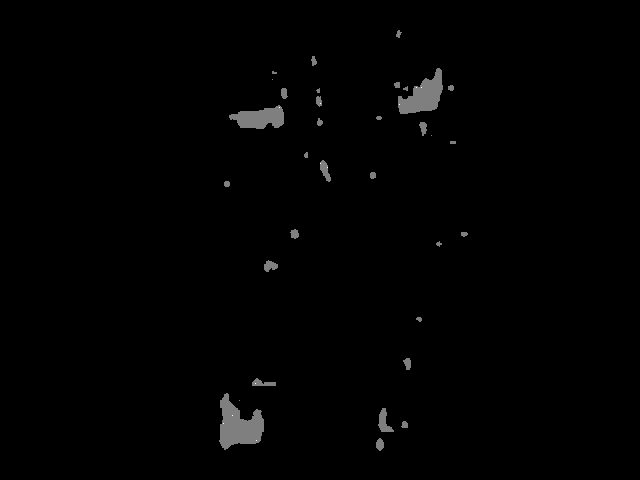
#> input picture ros2_ws/src/turtle_hardware/turtle_hardware/video/07_14_2025_19_02_35/depth/frame12.jpg, 640 x 480 px, given as the content of the folder /home/ranger/04_14_2025_05_06_13_success/left, which was not available
$ jupyter execute --allow-errors create_animation.ipynb   (shell and % lines are left out)   (older library calls are emulated)   (text cells are left out)
#> lines starting #> are read from the running program, lines starting #| are printed output that depends on the picture; after the words box and inside, x2 and y2 are one past the last pixel; in counts of white or black regions, pixels touching at a corner belong together; pictures that were not available may be replaced by others from this repository, and a replacement may not be noted
[cell 1]
import os
import re
import cv2
import yaml
import glob
import json
from pathlib import Path
from PIL import Image
import numpy as np
from tkinter import filedialog
import tkinter as tk
from tqdm import tqdm  # For progress bars (install with pip install tqdm if needed)
from pathlib import Path
print(f"OpenCV version: {cv2.__version__}")
print(f"NumPy version: {np.__version__}")
np.set_printoptions(precision=2, suppress=True)  # neat printing

[cell 2]
# [70 lines left out: functions create_gif_pillow, create_mp4_opencv, not called in this run]

[cell 3]
# Your specific folder path
submodule = os.path.expanduser("~") + "/drl-turtle/ros2_ws/src/turtle_hardware/turtle_hardware/video/"
folder_name= "08_19_2025_11_31_41_Medium_Turtle_Track"
input_folder = submodule + folder_name + "/track/Tracker-result"
output_folder = submodule + folder_name + "/track/animations/"
os.makedirs(output_folder, exist_ok=True)
# Check if folder exists
#> (the rest of this cell did not finish here and is left out)

[cell 4]
# Your specific folder path
submodule = os.path.expanduser("~") + "/drl-turtle/ros2_ws/src/turtle_hardware/turtle_hardware/video/"

    # Find all folders starting with "08_19_2025"
folders_to_process = []
if os.path.exists(submodule):
    for folder in os.listdir(submodule):
        if folder.startswith("08_19_2025") and os.path.isdir(os.path.join(submodule, folder)):
            folders_to_process.append(folder)

#> (the rest of this cell did not finish here and is left out)

[cell 5]
# [5 lines left out: function natural_sort_key, not called in this run]

def create_video_from_images(image_folder, output_path, fps=15, extension="jpg"):
    """
    Create a video from a folder of images

    Args:
        image_folder (str): Path to folder containing images
        output_path (str): Path where to save the output video
        fps (int): Frames per second for the output video
        extension (str): File extension of the images to use

    Returns:
        bool: True if successful, False otherwise
    """
    # Check if folder exists
    if not os.path.exists(image_folder):
        print(f"Error: Directory '{image_folder}' not found.")
        return False

    # Find all image files in the directory
    image_files = glob.glob(os.path.join(image_folder, f"*.{extension}"))

    if not image_files:
        print(f"Error: No {extension} files found in '{image_folder}'")
        return False

    # Sort files naturally
    image_files.sort(key=natural_sort_key)
    print(f"Found {len(image_files)} images in '{image_folder}'")

    # Read first image to get dimensions
    first_image = cv2.imread(image_files[0])
    if first_image is None:
        print(f"Error: Could not read image '{image_files[0]}'")
        return False

    height, width, channels = first_image.shape

    # Define the codec and create VideoWriter object
    fourcc = cv2.VideoWriter_fourcc(*'mp4v')  # Use 'XVID' for .avi format
    video_writer = cv2.VideoWriter(output_path, fourcc, fps, (width, height))

    # Process each image
    print(f"Creating video: {output_path}")
    for image_file in tqdm(image_files):
        image = cv2.imread(image_file)
        if image is not None:
            video_writer.write(image)

    # Release the video writer
    video_writer.release()
    print(f"Video saved to {output_path}")

    return True

# [79 lines left out: functions create_stereo_videos, interactive_stitch, not called in this run]

def stitch_left_right_images(left_image_folder, right_image_folder, output_dir):
    """
    Stitch left and right images side by side

    Args:
        left_image_path (str): Path to the left image
        right_image_path (str): Path to the right image
        output_dir (str): Path to save the stitched image

    Returns:
        bool: True if successful, False otherwise
    """
    extension = "jpg"
    if not os.path.exists(left_image_folder):
        print(f"Error: Directory '{left_image_folder}' not found.")
        return False
    os.makedirs(output_dir, exist_ok=True)


    left_image_files = glob.glob(os.path.join(left_image_folder, "*.jpg"))
    right_image_files = glob.glob(os.path.join(right_image_folder, "*.jpg"))
    # Check if folders exist
    if not left_image_files:
        print(f"Error: No jpg files found in '{left_image_files}'")
        return False

    # Sort files naturally
    left_image_files.sort(key=natural_sort_key)
    right_image_files.sort(key=natural_sort_key)
    print(f"Found {len(left_image_files)} left images and {len(right_image_files)} right images")
    for left_img, right_img in zip(left_image_files, right_image_files):
        # print(f"Stitching {left_img} and {right_img}")
        # Read images
        left_image = cv2.imread(left_img)
        right_image = cv2.imread(right_img)

        if left_image is None or right_image is None:
            print("Error: Could not read one or both images.")
            return False

        stitched_image = interactive_stitch(left_image, right_image)

        # Save the stitched image
        output_path = os.path.join(output_dir, f"stitched_{os.path.basename(left_img)}")
        cv2.imwrite(output_path, stitched_image)
        print(f"Stitched image saved to {output_path}")

[cell 6]
root = tk.Tk()
root.withdraw()  # Hide the main window

# [8 lines of commented-out code are left out]
folder_path = '/home/ranger/tortuga_jan_data/jan_30_OA/video/01_30_2026_11_25_34'
if folder_path:  # Check if a file was selected
    # Convert to Path object for easier manipulation
    folder_path_obj = Path(folder_path)
    left_dir = folder_path_obj / "left"
    right_dir = folder_path_obj / "right"
    print("Selected folder:", folder_path)
else:
    print("No folder selected")
    folder_path = ""
    npz_filename = ""

output_folder = folder_path + "/stitched/"
os.makedirs(output_folder, exist_ok=True)
stitch_left_right_images(left_dir, right_dir, output_folder)
print("Stitching completed.")

[cell 7]
# input_folder = '/home/ranger/drl-turtle/ros2_ws/src/turtle_hardware/turtle_hardware/video/09_04_2025_NEA_video/04_16_2025_02_50_39/stitched'
input_folder = '/home/ranger/04_14_2025_05_06_13_success/stitched'
create_video_from_images(input_folder, input_folder + "/stitched_video.mp4", fps=15, extension="jpg")

[cell 8]
from pathlib import Path
import os

# Parent directory containing all trial folders
parent_dir = Path('/home/ranger/tortuga_april_data/video')

# Find all trial folders (any folder with 'left' and 'right' subdirectories)
trial_folders = []
for item in parent_dir.iterdir():
    if item.is_dir():
        if (item / 'left').exists() and (item / 'right').exists():
            trial_folders.append(item)

print(f"Found {len(trial_folders)} trial folders to process:\n")
for folder in trial_folders:
    print(f"  - {folder.name}")

for folder_path_obj in trial_folders:
    print(f"\n{'='*70}")
    print(f"Processing: {folder_path_obj.name}")
    print(f"{'='*70}")

    left_dir = folder_path_obj / "left"
    right_dir = folder_path_obj / "right"
    output_folder = folder_path_obj / "stitched"

    # Check if stitched folder already has images
    if output_folder.exists():
        existing_images = list(output_folder.glob("*.jpg"))
        if len(existing_images) > 0:
            print(f"⏭️  Skipping - stitched folder already contains {len(existing_images)} images")
            continue

    # Create output folder
    os.makedirs(output_folder, exist_ok=True)

    # Stitch images
    stitch_left_right_images(left_dir, right_dir, output_folder)

    print(f"✅ Stitching completed for {folder_path_obj.name}")

[cell 9]
import numpy as np
import cv2
import re
import glob
print(f"OpenCV version: {cv2.__version__}")
print(f"NumPy version: {np.__version__}")
import json
import os
np.set_printoptions(precision=2, suppress=False)  # neat printing
from datetime import datetime

class StereoProcessor():
    def __init__(self):
        cv_params, __ = self.parse_cv_params()

        DIM=(640, 480)

        KL=np.array([[567.5108694496967, 0.0, 296.65113980779455], [0.0, 555.4066963178193, 209.8357339941157], [0.0, 0.0, 1.0]])
        DL=np.array([[2.3304306359821676], [-22.72098020337239], [96.18495273925535], [-142.38468386964402]])
        KR=np.array([[654.417602210813, 0.0, 236.58996237455327], [0.0, 625.1929731011552, 223.78494035869645], [0.0, 0.0, 1.0]])
        DR=np.array([[-1.4455817082295017], [22.451030896752517], [-138.62442550617396], [291.546248181601]])
        R=np.array([[0.9350531687261983, 0.001570069165988603, -0.3545040289445381], [-0.007541738734551825, 0.9998519807567543, -0.01546411179650275], [0.3544272758013351, 0.01713334350350178, 0.934926603915214]])
        T=np.array([[-2.1428084390335562], [-0.02825237240566071], [-0.36330855915337945]])*25.4

        KL=np.array([[708.3477312219868, 0.0, 260.69187590557686], [0.0, 675.3059166594338, 301.31936629865646], [0.0, 0.0, 1.0]])
        DL=np.array([[-0.39383047117877457], [6.721465255404687], [-35.99917141986595], [61.49579122578909]])
        KR=np.array([[667.0400978057647, 0.0, 334.8109094526051], [0.0, 644.922628956739, 364.07228200370565], [0.0, 0.0, 1.0]])
        DR=np.array([[0.8809516193294453], [-6.609640306922403], [21.549513701823056], [-24.149385093847197]])
        R=np.array([[0.8721459388442752, 0.02130940474841954, -0.4887815162490354], [-0.06589130347707366, 0.9950649291385254, -0.07418977641584823], [0.4847884048567273, 0.09691076342599622, 0.8692459412897253]])
        T=np.array([[-2.085136618149882], [0.1939622251215522], [-0.9258137973647751]])*25.4        ############# May 16th OG Intrinsics ##########################33

        R1,R2,P1,P2,self.Q = cv2.fisheye.stereoRectify(KL,DL,KR,DR,DIM,R,T, cv2.fisheye.CALIB_ZERO_DISPARITY)

        print(self.Q)
        self.L_undist_map=cv2.fisheye.initUndistortRectifyMap(KL,DL,np.identity(3),KL,DIM,cv2.CV_32FC1)
        self.R_undist_map=cv2.fisheye.initUndistortRectifyMap(KR,DR,np.identity(3),KR,DIM,cv2.CV_32FC1)
        self.left1, self.left2 = cv2.fisheye.initUndistortRectifyMap(KL, DL, R1, P1, DIM, cv2.CV_32FC1)
        self.right1, self.right2 = cv2.fisheye.initUndistortRectifyMap(KR,DR, R2, P2, DIM, cv2.CV_32FC1)
        self.stereo = cv2.StereoBM.create(numDisparities=cv_params["numDisparities"], blockSize=cv_params["blockSize"])
        self.stereo.setMinDisparity(cv_params["MinDisparity"])
        self.stereo.setTextureThreshold(cv_params["TextureThreshold"])

        #post filtering parameters: prevent false matches, help filter at boundaries
        self.stereo.setSpeckleRange(cv_params["SpeckleRange"])
        self.stereo.setSpeckleWindowSize(cv_params["SpeckleWindowSize"])
        self.stereo.setUniquenessRatio(cv_params["UniquenessRatio"])

        self.stereo.setDisp12MaxDiff(cv_params["Disp12MaxDiff"])
        self.depth_mean_list = [10000000]
        self.num_samples = 10
        t = datetime.today().strftime("%m_%d_%Y_%H_%M_%S")
        folder_name =  "video/" + t
        os.makedirs(folder_name + "/left")
        os.makedirs(folder_name + "/right")
        os.makedirs(folder_name + "/detection")
        os.makedirs(folder_name + "/depth")
        os.makedirs(folder_name + "/depth_data")
        self.depth_min = None
        self.depth_max = None
        self.output_folder = folder_name
        print(f"output path: {self.output_folder}")
        self.count = 0
        self.flag_turn = False
        self.TURN_RIGHT = None


    # [14 lines left out: function stereo_params_update, not called in this run]
    def parse_cv_params(self):
        with open('../cv_config.json') as config:
#> (reads ros2_ws/src/turtle_hardware/turtle_hardware/cv_config.json from the repository)
#> further down, left is the input picture: shape (480, 640, 3); min 0, max 2, mean 0.0159
            param = json.load(config)
            self._last_update = os.fstat(config.fileno()).st_mtime
        print(f"[MESSAGE] Config: {param}\n")
        # Serializing json
        config_params = json.dumps(param, indent=14)
        return param, config_params
    def update(self, left, right):
        print(f"count: {self.count}")
        x_planning_bounds = [157, 425]
        cv2.imwrite(self.output_folder + "/left/frame%d.jpg" % self.count, left)
        cv2.imwrite(self.output_folder + "/right/frame%d.jpg" % self.count, right)

        fixedLeft = cv2.remap(left, self.left1, self.left2, cv2.INTER_LINEAR, borderMode=cv2.BORDER_CONSTANT)
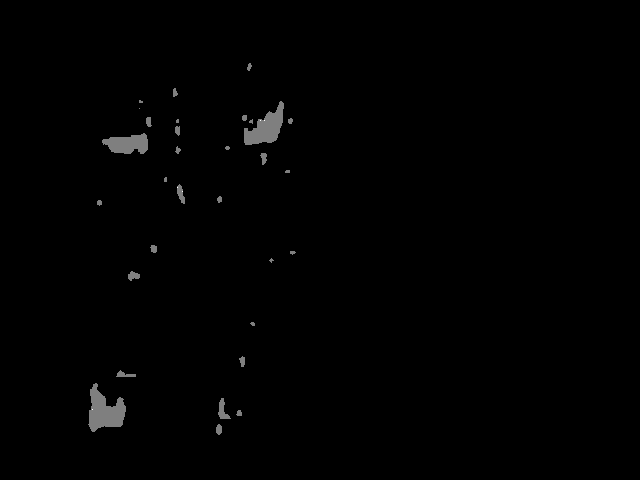
#> fixedLeft: shape (480, 640, 3); min 0, max 2, mean 0.0119; drawn with min black and max white
        fixedRight = cv2.remap(right, self.right1, self.right2, cv2.INTER_LINEAR, borderMode=cv2.BORDER_CONSTANT)
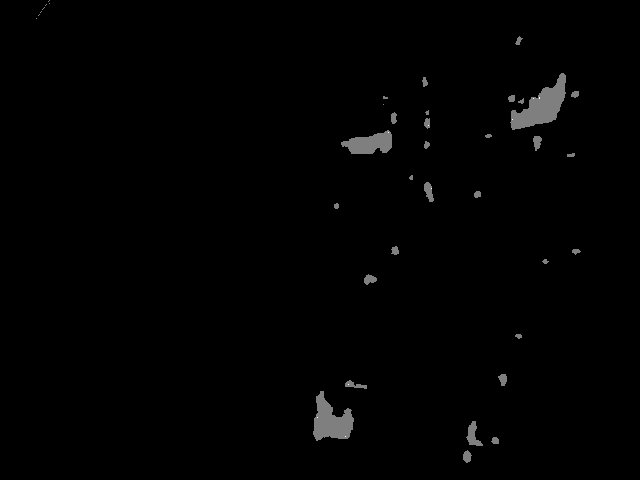
#> fixedRight: shape (480, 640, 3); min 0, max 2, mean 0.016; drawn with min black and max white

        grayLeft = cv2.cvtColor(fixedLeft, cv2.COLOR_BGR2GRAY)
        grayRight = cv2.cvtColor(fixedRight, cv2.COLOR_BGR2GRAY)
        disparity = self.stereo.compute(grayLeft,grayRight)
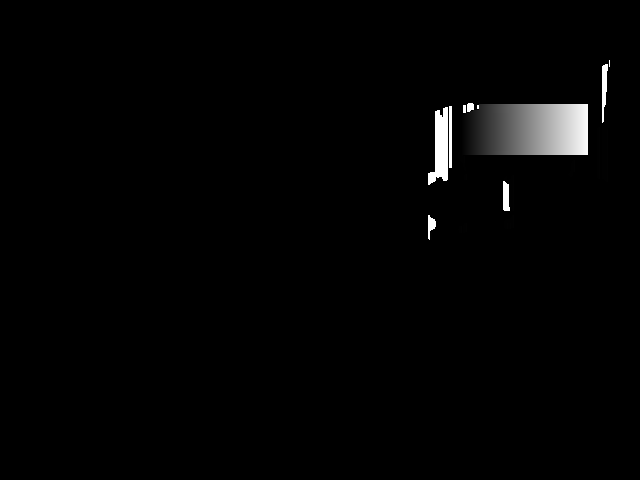
#> disparity: shape (480, 640) int16; min -16, max 2032, mean 17.3; drawn with min black and max white
        denoise = 5
        noise=cv2.erode(disparity,np.ones((denoise,denoise)))
        noise=cv2.dilate(noise,np.ones((denoise,denoise)))
        disparity = cv2.medianBlur(noise, ksize=5)
        # norm_disparity = cv2.normalize(disparity, None, alpha=0, beta=255, norm_type=cv2.NORM_MINMAX, dtype=cv2.CV_8U)
        invalid_pixels = disparity < 0.0001
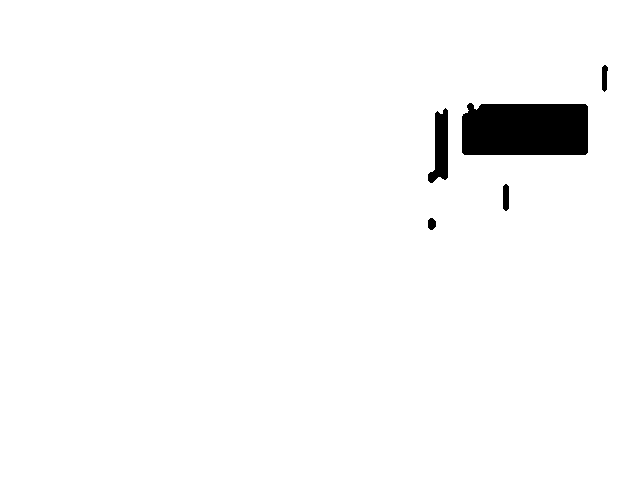
#> invalid_pixels: shape (480, 640) bool; 97.5% white; 5 black regions, box (x1, y1, x2, y2) and area: (462, 103, 588, 155) 6334, (428, 108, 448, 183) 943, (503, 184, 509, 211) 150, (602, 65, 608, 92) 129, (428, 218, 436, 230) 78
        disparity[invalid_pixels] = 0
        norm_disparity = np.array((disparity/16.0 - self.stereo.getMinDisparity())/self.stereo.getNumDisparities(), dtype='f')
        self.norm_disparity = norm_disparity
        points3D = cv2.reprojectImageTo3D(np.array(disparity/16.0/1000.0, dtype='f'), self.Q, handleMissingValues=True)
#> points3D: shape (480, 640, 3) float32; 65.01% of the values are NaN or infinite; the others: min -20466612, max 52681532, mean 44798.4
        depth = self.Q[2,3]/self.Q[3,2]/np.array(disparity/16.0, dtype='f')/1000
        x_bounds = [158,613]
        y_bounds = [30,450]
        depth_window = depth[230:250,358:413]
#> depth_window: shape (20, 55) float32; every value is NaN or infinite

        finite_depth = depth_window[np.isfinite(depth_window)]
#> finite_depth = empty array
        stop_mean = np.median(finite_depth)
#> stop_mean = nan
        h_thresh = 80
        w_thresh = 100
        depth[np.isinf(depth)] = np.median(finite_depth)
        # print(np.mean(depth))

        depth_thresh = 1.5 # Threshold for SAFE distance (in cm)
        contour_vis = cv2.applyColorMap(
            cv2.convertScaleAbs(
                np.clip(depth, 0, 5) * 51,
                alpha=1
            ),
            cv2.COLORMAP_PLASMA
        )
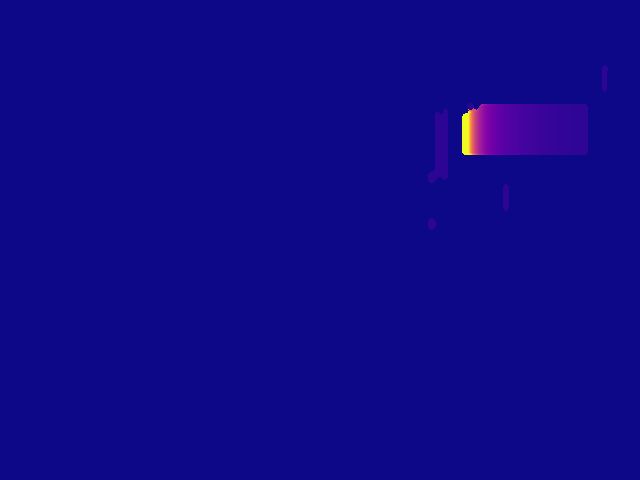
#> contour_vis: shape (480, 640, 3); mean B, G, R 135.3, 8.3, 14.7

        # Mask to segment regions with depth less than threshold
        mask = cv2.inRange(depth,0.1,depth_thresh)
#> mask: shape (480, 640); 2.2% white; 6 white regions

        print(f"Depth mean list: {self.depth_mean_list}")
        # Check if a significantly large obstacle is present and filter out smaller noisy regions
        x_bounds = [157, 425]
        y_bounds = [30, 450]

        # Extract coordinates
        x_min, x_max = x_bounds
        y_min, y_max = y_bounds

        # Draw rectangle using the bounds
        # cv2.rectangle(contour_vis, (x_min, y_min), (x_max, y_max), (0, 0, 255), 3)
        if np.sum(mask)/255.0 > 0.01*mask.shape[0]*mask.shape[1]:
            print("drawing contour")
            # Contour detection
            contours, _ = cv2.findContours(mask, cv2.RETR_TREE, cv2.CHAIN_APPROX_SIMPLE)
#> contours = 6 contours; box (x1, y1, x2, y2) and area: (484, 104, 588, 155) 5142, (428, 108, 448, 183) 857, (503, 184, 509, 211) 122, (602, 65, 608, 92) 102, (428, 218, 436, 230) 64, (467, 103, 474, 110) 28
#> (the rest of the program and of its run is left out)
